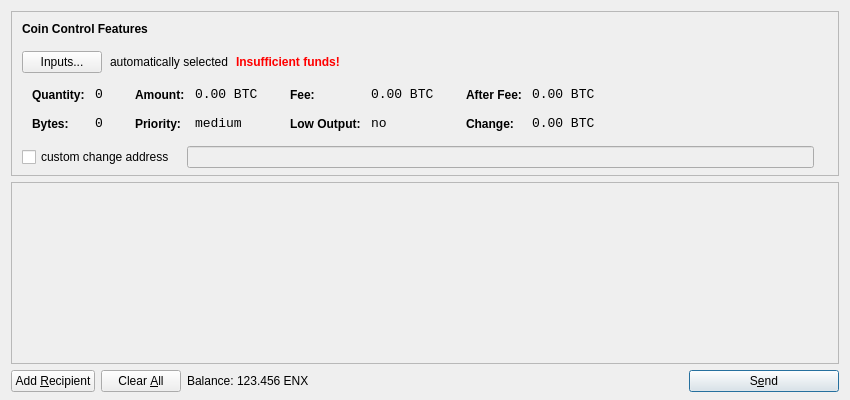
<?xml version="1.0" encoding="UTF-8"?>
<ui version="4.0">
 <class>SendCoinsDialog</class>
 <widget class="QDialog" name="SendCoinsDialog">
  <property name="geometry">
   <rect>
    <x>0</x>
    <y>0</y>
    <width>850</width>
    <height>400</height>
   </rect>
  </property>
  <property name="windowTitle">
   <string>Send Coins</string>
  </property>
  <layout class="QVBoxLayout" name="verticalLayout" stretch="0,1,0">
   <property name="bottomMargin">
    <number>8</number>
   </property>
   <item>
    <widget class="QFrame" name="frameCoinControl">
     <property name="sizePolicy">
      <sizepolicy hsizetype="Expanding" vsizetype="Expanding">
       <horstretch>0</horstretch>
       <verstretch>0</verstretch>
      </sizepolicy>
     </property>
     <property name="maximumSize">
      <size>
       <width>16777215</width>
       <height>16777215</height>
      </size>
     </property>
     <property name="frameShape">
      <enum>QFrame::StyledPanel</enum>
     </property>
     <property name="frameShadow">
      <enum>QFrame::Sunken</enum>
     </property>
     <layout class="QVBoxLayout" name="verticalLayoutCoinControl2">
      <property name="spacing">
       <number>-1</number>
      </property>
      <property name="leftMargin">
       <number>0</number>
      </property>
      <property name="topMargin">
       <number>0</number>
      </property>
      <property name="rightMargin">
       <number>0</number>
      </property>
      <property name="bottomMargin">
       <number>6</number>
      </property>
      <item>
       <layout class="QVBoxLayout" name="verticalLayoutCoinControl" stretch="0,0,0,0,1">
        <property name="spacing">
         <number>0</number>
        </property>
        <property name="leftMargin">
         <number>10</number>
        </property>
        <property name="topMargin">
         <number>10</number>
        </property>
        <item>
         <layout class="QHBoxLayout" name="horizontalLayoutCoinControl1">
          <property name="bottomMargin">
           <number>15</number>
          </property>
          <item>
           <widget class="QLabel" name="labelCoinControlFeatures">
            <property name="sizePolicy">
             <sizepolicy hsizetype="Preferred" vsizetype="Maximum">
              <horstretch>0</horstretch>
              <verstretch>0</verstretch>
             </sizepolicy>
            </property>
            <property name="font">
             <font>
              <weight>75</weight>
              <bold>true</bold>
             </font>
            </property>
            <property name="styleSheet">
             <string notr="true">font-weight:bold;</string>
            </property>
            <property name="text">
             <string>Coin Control Features</string>
            </property>
           </widget>
          </item>
         </layout>
        </item>
        <item>
         <layout class="QHBoxLayout" name="horizontalLayoutCoinControl2" stretch="0,0,0,0">
          <property name="spacing">
           <number>8</number>
          </property>
          <property name="bottomMargin">
           <number>10</number>
          </property>
          <item>
           <widget class="QPushButton" name="pushButtonCoinControl">
            <property name="styleSheet">
             <string notr="true"/>
            </property>
            <property name="text">
             <string>Inputs...</string>
            </property>
           </widget>
          </item>
          <item>
           <widget class="QLabel" name="labelCoinControlAutomaticallySelected">
            <property name="text">
             <string>automatically selected</string>
            </property>
            <property name="margin">
             <number>5</number>
            </property>
           </widget>
          </item>
          <item>
           <widget class="QLabel" name="labelCoinControlInsuffFunds">
            <property name="font">
             <font>
              <weight>75</weight>
              <bold>true</bold>
             </font>
            </property>
            <property name="styleSheet">
             <string notr="true">color:red;font-weight:bold;</string>
            </property>
            <property name="text">
             <string>Insufficient funds!</string>
            </property>
            <property name="margin">
             <number>5</number>
            </property>
           </widget>
          </item>
          <item>
           <spacer name="horizontalSpacerCoinControl">
            <property name="orientation">
             <enum>Qt::Horizontal</enum>
            </property>
            <property name="sizeHint" stdset="0">
             <size>
              <width>40</width>
              <height>1</height>
             </size>
            </property>
           </spacer>
          </item>
         </layout>
        </item>
        <item>
         <widget class="QWidget" name="widgetCoinControl" native="true">
          <property name="sizePolicy">
           <sizepolicy hsizetype="Preferred" vsizetype="Preferred">
            <horstretch>0</horstretch>
            <verstretch>0</verstretch>
           </sizepolicy>
          </property>
          <property name="minimumSize">
           <size>
            <width>0</width>
            <height>0</height>
           </size>
          </property>
          <property name="styleSheet">
           <string notr="true"/>
          </property>
          <layout class="QHBoxLayout" name="horizontalLayoutCoinControl5">
           <property name="margin">
            <number>0</number>
           </property>
           <item>
            <layout class="QHBoxLayout" name="horizontalLayoutCoinControl3" stretch="0,0,0,1">
             <property name="spacing">
              <number>20</number>
             </property>
             <property name="topMargin">
              <number>0</number>
             </property>
             <property name="bottomMargin">
              <number>10</number>
             </property>
             <item>
              <layout class="QFormLayout" name="formLayoutCoinControl1">
               <property name="horizontalSpacing">
                <number>10</number>
               </property>
               <property name="verticalSpacing">
                <number>14</number>
               </property>
               <property name="leftMargin">
                <number>10</number>
               </property>
               <property name="topMargin">
                <number>4</number>
               </property>
               <property name="rightMargin">
                <number>6</number>
               </property>
               <item row="0" column="0">
                <widget class="QLabel" name="labelCoinControlQuantityText">
                 <property name="styleSheet">
                  <string notr="true">font-weight:bold;</string>
                 </property>
                 <property name="text">
                  <string>Quantity:</string>
                 </property>
                 <property name="margin">
                  <number>0</number>
                 </property>
                </widget>
               </item>
               <item row="0" column="1">
                <widget class="QLabel" name="labelCoinControlQuantity">
                 <property name="font">
                  <font>
                   <family>Monospace</family>
                   <pointsize>10</pointsize>
                  </font>
                 </property>
                 <property name="cursor">
                  <cursorShape>IBeamCursor</cursorShape>
                 </property>
                 <property name="contextMenuPolicy">
                  <enum>Qt::ActionsContextMenu</enum>
                 </property>
                 <property name="text">
                  <string notr="true">0</string>
                 </property>
                 <property name="margin">
                  <number>0</number>
                 </property>
                 <property name="textInteractionFlags">
                  <set>Qt::LinksAccessibleByMouse|Qt::TextSelectableByKeyboard|Qt::TextSelectableByMouse</set>
                 </property>
                </widget>
               </item>
               <item row="1" column="0">
                <widget class="QLabel" name="labelCoinControlBytesText">
                 <property name="styleSheet">
                  <string notr="true">font-weight:bold;</string>
                 </property>
                 <property name="text">
                  <string>Bytes:</string>
                 </property>
                </widget>
               </item>
               <item row="1" column="1">
                <widget class="QLabel" name="labelCoinControlBytes">
                 <property name="font">
                  <font>
                   <family>Monospace</family>
                   <pointsize>10</pointsize>
                  </font>
                 </property>
                 <property name="cursor">
                  <cursorShape>IBeamCursor</cursorShape>
                 </property>
                 <property name="contextMenuPolicy">
                  <enum>Qt::ActionsContextMenu</enum>
                 </property>
                 <property name="text">
                  <string notr="true">0</string>
                 </property>
                 <property name="textInteractionFlags">
                  <set>Qt::LinksAccessibleByMouse|Qt::TextSelectableByKeyboard|Qt::TextSelectableByMouse</set>
                 </property>
                </widget>
               </item>
              </layout>
             </item>
             <item>
              <layout class="QFormLayout" name="formLayoutCoinControl2">
               <property name="horizontalSpacing">
                <number>10</number>
               </property>
               <property name="verticalSpacing">
                <number>14</number>
               </property>
               <property name="leftMargin">
                <number>6</number>
               </property>
               <property name="topMargin">
                <number>4</number>
               </property>
               <property name="rightMargin">
                <number>6</number>
               </property>
               <item row="0" column="0">
                <widget class="QLabel" name="labelCoinControlAmountText">
                 <property name="styleSheet">
                  <string notr="true">font-weight:bold;</string>
                 </property>
                 <property name="text">
                  <string>Amount:</string>
                 </property>
                 <property name="margin">
                  <number>0</number>
                 </property>
                </widget>
               </item>
               <item row="0" column="1">
                <widget class="QLabel" name="labelCoinControlAmount">
                 <property name="font">
                  <font>
                   <family>Monospace</family>
                   <pointsize>10</pointsize>
                  </font>
                 </property>
                 <property name="cursor">
                  <cursorShape>IBeamCursor</cursorShape>
                 </property>
                 <property name="contextMenuPolicy">
                  <enum>Qt::ActionsContextMenu</enum>
                 </property>
                 <property name="text">
                  <string notr="true">0.00 BTC</string>
                 </property>
                 <property name="textInteractionFlags">
                  <set>Qt::LinksAccessibleByMouse|Qt::TextSelectableByKeyboard|Qt::TextSelectableByMouse</set>
                 </property>
                </widget>
               </item>
               <item row="1" column="0">
                <widget class="QLabel" name="labelCoinControlPriorityText">
                 <property name="styleSheet">
                  <string notr="true">font-weight:bold;</string>
                 </property>
                 <property name="text">
                  <string>Priority:</string>
                 </property>
                </widget>
               </item>
               <item row="1" column="1">
                <widget class="QLabel" name="labelCoinControlPriority">
                 <property name="font">
                  <font>
                   <family>Monospace</family>
                   <pointsize>10</pointsize>
                  </font>
                 </property>
                 <property name="cursor">
                  <cursorShape>IBeamCursor</cursorShape>
                 </property>
                 <property name="contextMenuPolicy">
                  <enum>Qt::ActionsContextMenu</enum>
                 </property>
                 <property name="text">
                  <string>medium</string>
                 </property>
                 <property name="textInteractionFlags">
                  <set>Qt::LinksAccessibleByMouse|Qt::TextSelectableByKeyboard|Qt::TextSelectableByMouse</set>
                 </property>
                </widget>
               </item>
              </layout>
             </item>
             <item>
              <layout class="QFormLayout" name="formLayoutCoinControl3">
               <property name="horizontalSpacing">
                <number>10</number>
               </property>
               <property name="verticalSpacing">
                <number>14</number>
               </property>
               <property name="leftMargin">
                <number>6</number>
               </property>
               <property name="topMargin">
                <number>4</number>
               </property>
               <property name="rightMargin">
                <number>6</number>
               </property>
               <item row="0" column="0">
                <widget class="QLabel" name="labelCoinControlFeeText">
                 <property name="styleSheet">
                  <string notr="true">font-weight:bold;</string>
                 </property>
                 <property name="text">
                  <string>Fee:</string>
                 </property>
                 <property name="margin">
                  <number>0</number>
                 </property>
                </widget>
               </item>
               <item row="0" column="1">
                <widget class="QLabel" name="labelCoinControlFee">
                 <property name="font">
                  <font>
                   <family>Monospace</family>
                   <pointsize>10</pointsize>
                  </font>
                 </property>
                 <property name="cursor">
                  <cursorShape>IBeamCursor</cursorShape>
                 </property>
                 <property name="contextMenuPolicy">
                  <enum>Qt::ActionsContextMenu</enum>
                 </property>
                 <property name="text">
                  <string notr="true">0.00 BTC</string>
                 </property>
                 <property name="textInteractionFlags">
                  <set>Qt::LinksAccessibleByMouse|Qt::TextSelectableByKeyboard|Qt::TextSelectableByMouse</set>
                 </property>
                </widget>
               </item>
               <item row="1" column="0">
                <widget class="QLabel" name="labelCoinControlLowOutputText">
                 <property name="styleSheet">
                  <string notr="true">font-weight:bold;</string>
                 </property>
                 <property name="text">
                  <string>Low Output:</string>
                 </property>
                </widget>
               </item>
               <item row="1" column="1">
                <widget class="QLabel" name="labelCoinControlLowOutput">
                 <property name="font">
                  <font>
                   <family>Monospace</family>
                   <pointsize>10</pointsize>
                  </font>
                 </property>
                 <property name="cursor">
                  <cursorShape>IBeamCursor</cursorShape>
                 </property>
                 <property name="contextMenuPolicy">
                  <enum>Qt::ActionsContextMenu</enum>
                 </property>
                 <property name="text">
                  <string>no</string>
                 </property>
                 <property name="textInteractionFlags">
                  <set>Qt::LinksAccessibleByMouse|Qt::TextSelectableByKeyboard|Qt::TextSelectableByMouse</set>
                 </property>
                </widget>
               </item>
              </layout>
             </item>
             <item>
              <layout class="QFormLayout" name="formLayoutCoinControl4">
               <property name="horizontalSpacing">
                <number>10</number>
               </property>
               <property name="verticalSpacing">
                <number>14</number>
               </property>
               <property name="leftMargin">
                <number>6</number>
               </property>
               <property name="topMargin">
                <number>4</number>
               </property>
               <property name="rightMargin">
                <number>6</number>
               </property>
               <item row="0" column="0">
                <widget class="QLabel" name="labelCoinControlAfterFeeText">
                 <property name="styleSheet">
                  <string notr="true">font-weight:bold;</string>
                 </property>
                 <property name="text">
                  <string>After Fee:</string>
                 </property>
                 <property name="margin">
                  <number>0</number>
                 </property>
                </widget>
               </item>
               <item row="0" column="1">
                <widget class="QLabel" name="labelCoinControlAfterFee">
                 <property name="font">
                  <font>
                   <family>Monospace</family>
                   <pointsize>10</pointsize>
                  </font>
                 </property>
                 <property name="cursor">
                  <cursorShape>IBeamCursor</cursorShape>
                 </property>
                 <property name="contextMenuPolicy">
                  <enum>Qt::ActionsContextMenu</enum>
                 </property>
                 <property name="text">
                  <string notr="true">0.00 BTC</string>
                 </property>
                 <property name="textInteractionFlags">
                  <set>Qt::LinksAccessibleByMouse|Qt::TextSelectableByKeyboard|Qt::TextSelectableByMouse</set>
                 </property>
                </widget>
               </item>
               <item row="1" column="0">
                <widget class="QLabel" name="labelCoinControlChangeText">
                 <property name="styleSheet">
                  <string notr="true">font-weight:bold;</string>
                 </property>
                 <property name="text">
                  <string>Change:</string>
                 </property>
                </widget>
               </item>
               <item row="1" column="1">
                <widget class="QLabel" name="labelCoinControlChange">
                 <property name="font">
                  <font>
                   <family>Monospace</family>
                   <pointsize>10</pointsize>
                  </font>
                 </property>
                 <property name="cursor">
                  <cursorShape>IBeamCursor</cursorShape>
                 </property>
                 <property name="contextMenuPolicy">
                  <enum>Qt::ActionsContextMenu</enum>
                 </property>
                 <property name="text">
                  <string notr="true">0.00 BTC</string>
                 </property>
                 <property name="textInteractionFlags">
                  <set>Qt::LinksAccessibleByMouse|Qt::TextSelectableByKeyboard|Qt::TextSelectableByMouse</set>
                 </property>
                </widget>
               </item>
              </layout>
             </item>
            </layout>
           </item>
          </layout>
         </widget>
        </item>
        <item>
         <layout class="QHBoxLayout" name="horizontalLayoutCoinControl4" stretch="0,0,0">
          <property name="spacing">
           <number>12</number>
          </property>
          <property name="sizeConstraint">
           <enum>QLayout::SetDefaultConstraint</enum>
          </property>
          <property name="topMargin">
           <number>5</number>
          </property>
          <property name="rightMargin">
           <number>5</number>
          </property>
          <item>
           <widget class="QCheckBox" name="checkBoxCoinControlChange">
            <property name="text">
             <string>custom change address</string>
            </property>
           </widget>
          </item>
          <item>
           <widget class="QLineEdit" name="lineEditCoinControlChange">
            <property name="enabled">
             <bool>false</bool>
            </property>
            <property name="sizePolicy">
             <sizepolicy hsizetype="Expanding" vsizetype="Fixed">
              <horstretch>0</horstretch>
              <verstretch>0</verstretch>
             </sizepolicy>
            </property>
           </widget>
          </item>
          <item>
           <widget class="QLabel" name="labelCoinControlChangeLabel">
            <property name="sizePolicy">
             <sizepolicy hsizetype="Preferred" vsizetype="Expanding">
              <horstretch>0</horstretch>
              <verstretch>0</verstretch>
             </sizepolicy>
            </property>
            <property name="minimumSize">
             <size>
              <width>0</width>
              <height>0</height>
             </size>
            </property>
            <property name="text">
             <string/>
            </property>
            <property name="margin">
             <number>3</number>
            </property>
           </widget>
          </item>
         </layout>
        </item>
        <item>
         <spacer name="verticalSpacerCoinControl">
          <property name="orientation">
           <enum>Qt::Vertical</enum>
          </property>
          <property name="sizeHint" stdset="0">
           <size>
            <width>800</width>
            <height>1</height>
           </size>
          </property>
         </spacer>
        </item>
       </layout>
      </item>
     </layout>
    </widget>
   </item>
   <item>
    <widget class="QScrollArea" name="scrollArea">
     <property name="widgetResizable">
      <bool>true</bool>
     </property>
     <widget class="QWidget" name="scrollAreaWidgetContents">
      <property name="geometry">
       <rect>
        <x>0</x>
        <y>0</y>
        <width>830</width>
        <height>165</height>
       </rect>
      </property>
      <layout class="QVBoxLayout" name="verticalLayout_2">
       <property name="margin">
        <number>0</number>
       </property>
       <item>
        <layout class="QVBoxLayout" name="entries">
         <property name="spacing">
          <number>6</number>
         </property>
        </layout>
       </item>
       <item>
        <spacer name="verticalSpacer">
         <property name="orientation">
          <enum>Qt::Vertical</enum>
         </property>
         <property name="sizeHint" stdset="0">
          <size>
           <width>20</width>
           <height>40</height>
          </size>
         </property>
        </spacer>
       </item>
      </layout>
     </widget>
    </widget>
   </item>
   <item>
    <layout class="QHBoxLayout" name="horizontalLayout">
     <item>
      <widget class="QPushButton" name="addButton">
       <property name="toolTip">
        <string>Send to multiple recipients at once</string>
       </property>
       <property name="text">
        <string>Add &amp;Recipient</string>
       </property>
       <property name="icon">
        <iconset resource="../bitcoin.qrc">
         <normaloff>:/icons/add</normaloff>:/icons/add</iconset>
       </property>
       <property name="autoDefault">
        <bool>false</bool>
       </property>
      </widget>
     </item>
     <item>
      <widget class="QPushButton" name="clearButton">
       <property name="sizePolicy">
        <sizepolicy hsizetype="Minimum" vsizetype="Fixed">
         <horstretch>0</horstretch>
         <verstretch>0</verstretch>
        </sizepolicy>
       </property>
       <property name="toolTip">
        <string>Remove all transaction fields</string>
       </property>
       <property name="text">
        <string>Clear &amp;All</string>
       </property>
       <property name="icon">
        <iconset resource="../bitcoin.qrc">
         <normaloff>:/icons/remove</normaloff>:/icons/remove</iconset>
       </property>
       <property name="autoRepeatDelay">
        <number>300</number>
       </property>
       <property name="autoDefault">
        <bool>false</bool>
       </property>
      </widget>
     </item>
     <item>
      <layout class="QHBoxLayout" name="horizontalLayout_2">
       <property name="spacing">
        <number>3</number>
       </property>
       <item>
        <widget class="QLabel" name="label">
         <property name="text">
          <string>Balance:</string>
         </property>
        </widget>
       </item>
       <item>
        <widget class="QLabel" name="labelBalance">
         <property name="cursor">
          <cursorShape>IBeamCursor</cursorShape>
         </property>
         <property name="text">
          <string>123.456 ENX</string>
         </property>
         <property name="textInteractionFlags">
          <set>Qt::LinksAccessibleByMouse|Qt::TextSelectableByKeyboard|Qt::TextSelectableByMouse</set>
         </property>
        </widget>
       </item>
      </layout>
     </item>
     <item>
      <spacer name="horizontalSpacer">
       <property name="orientation">
        <enum>Qt::Horizontal</enum>
       </property>
       <property name="sizeHint" stdset="0">
        <size>
         <width>40</width>
         <height>20</height>
        </size>
       </property>
      </spacer>
     </item>
     <item>
      <widget class="QPushButton" name="sendButton">
       <property name="minimumSize">
        <size>
         <width>150</width>
         <height>0</height>
        </size>
       </property>
       <property name="toolTip">
        <string>Confirm the send action</string>
       </property>
       <property name="text">
        <string>S&amp;end</string>
       </property>
       <property name="icon">
        <iconset resource="../bitcoin.qrc">
         <normaloff>:/icons/send</normaloff>:/icons/send</iconset>
       </property>
       <property name="default">
        <bool>true</bool>
       </property>
      </widget>
     </item>
    </layout>
   </item>
  </layout>
 </widget>
 <resources>
  <include location="../bitcoin.qrc"/>
 </resources>
 <connections/>
</ui>
